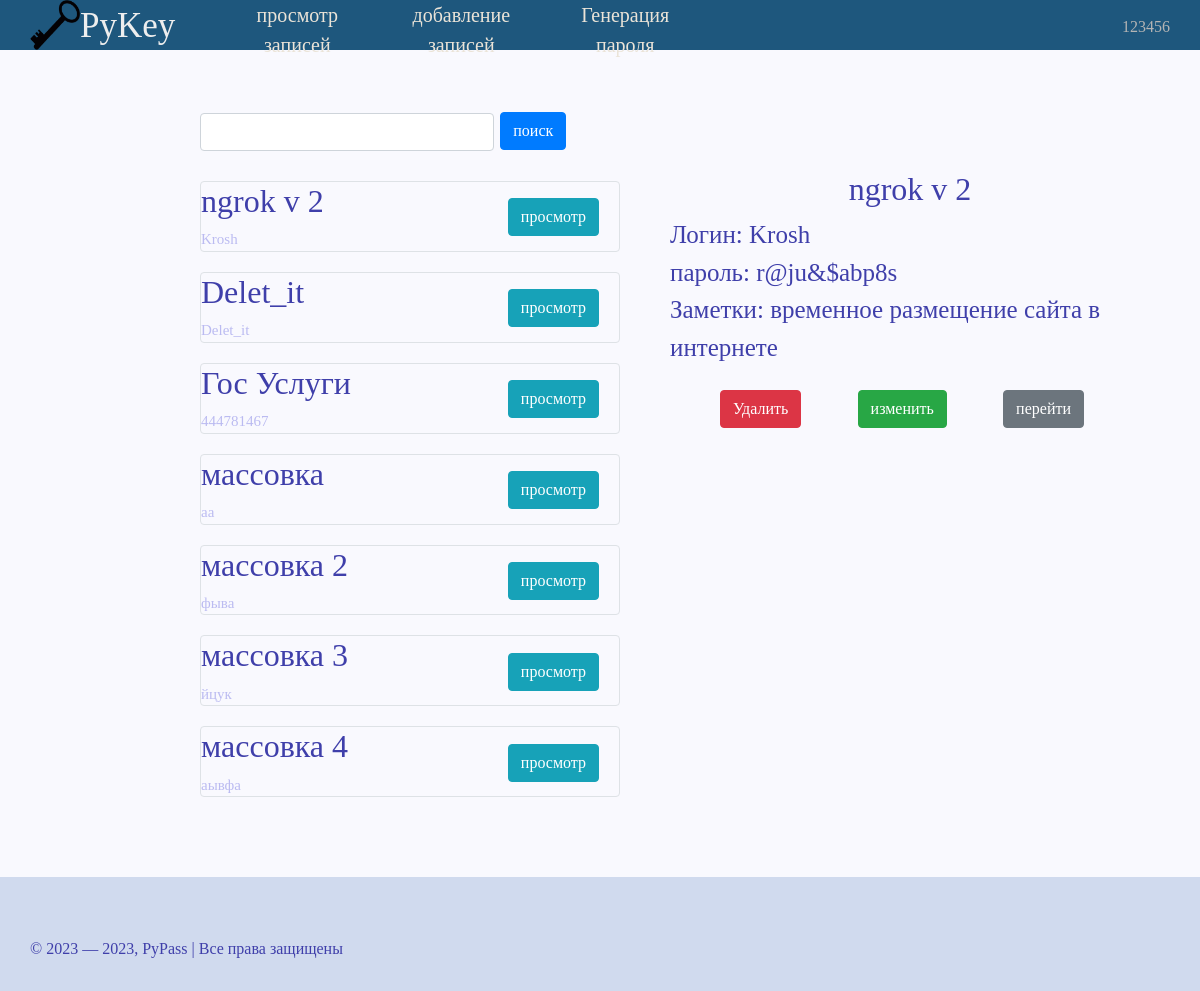
Screenshot of /View_list_withinfo/2 (signed in) with the database file from the repository.
### data/user.py (models this page shows, shortened)
class User(SqlAlchemyBase, UserMixin):
    __tablename__ = 'users'
    id = sqlalchemy.Column(sqlalchemy.Integer,
                           primary_key=True, autoincrement=True)
    name = sqlalchemy.Column(sqlalchemy.String, nullable=True)
    email = sqlalchemy.Column(sqlalchemy.String,
                              index=True, unique=True, nullable=True)
    password = sqlalchemy.Column(sqlalchemy.String, nullable=True)
    reset_code = sqlalchemy.Column(sqlalchemy.String, nullable=True)

### data/passwords.py (models this page shows, shortened)
class Passwords(SqlAlchemyBase):
    __tablename__ = 'password'
    id = sqlalchemy.Column(sqlalchemy.Integer,
                           primary_key=True, autoincrement=True)
    user_id = sqlalchemy.Column(sqlalchemy.Integer,
                                sqlalchemy.ForeignKey("users.id"))
    title = sqlalchemy.Column(sqlalchemy.String)
    login = sqlalchemy.Column(sqlalchemy.String)
    password = sqlalchemy.Column(sqlalchemy.String)
    site = sqlalchemy.Column(sqlalchemy.String)
    note = sqlalchemy.Column(sqlalchemy.String, nullable=True)

### server.py (the view)
@app.route('/View_list_withinfo/<int:id>', methods=['GET', 'POST'])
def View_list_withinfo(id):
    form = ViewInfo()
    db_sess = db_session.create_session()
    password = db_sess.query(Passwords).filter(Passwords.user_id == current_user.id)
    show_info = db_sess.query(Passwords).filter(Passwords.id == id).first()
    show_pass = fernet.decrypt(show_info.password).decode()
    if form.validate_on_submit():
        text = form.search_field.data
        password = list(db_sess.query(Passwords).filter((Passwords.user_id == current_user.id),
                                                        (Passwords.title.like(f'%{text.lower()}%')) |
                                                        (Passwords.title.like(f'%{text.upper()}%'))))
    empty_list = empty_check(list(password))
    return render_template('View_list.html', password=password, form=form, title='!!!!',
                           show_info=show_info, empty_list=empty_list, show_pass=show_pass)

### forms.py
class ViewInfo(FlaskForm):
    search_field = StringField(validators=[DataRequired()])
    search = SubmitField('поиск')
    show_info_button = SubmitField('просмотр')

### data/db_session.py (called while the page is built)
def create_session() -> Session:
    global __factory
    return __factory()

### server.py (called while the page is built)
@login_manager.user_loader
def load_user(user_id):
    db_sess = db_session.create_session()
    return db_sess.query(User).get(user_id)

### work_func.py (called while the page is built)
def empty_check(some_list):
    if some_list:
        return True
    else:
        return False

### templates/View_list.html (shortened to what this page needs)
{% extends "base.html" %}
{% block content %}
<form action="" method="post" novalidate>
	<div class="conteriner_view">
		<div class="container_right">
			<div class="search_place"><div class="give_place_to_buttton">{{ form.search_field(class="form-control") }}</div>
			{{ form.search(type="submit", class="btn btn-primary") }}</div>
			{% if empty_list %}
				{% for item in password%}
					<div class="box col-md6 border rounded">
						<h2>{{ item.title }}</h2>
						<span class="small_text">{{ item.login }}</span>
						<a href="{{ url_for('View_list_withinfo', id=item.id) }}" class="btn btn-info" id="show_info_button">просмотр</a>
					</div>
				{% endfor %}
			{% else %}
				<h2> Ничего не найдено </h2>
			{% endif %}
		</div>
		{% if show_info %}
		<div class="show_container">
				<div class="information_title">
					<h2 class="info">{{ show_info.title }}</h2>
				</div>
				<div class="size-control">
					<span class="info yes_wrap">Логин: {{ show_info.login }}</span></br>
				</div>
				<span class="info">пароль: {{ show_pass }}</span></br>
				{% if show_info.note %}
				<div class="size-control">
					<span class="info yes_wrap">Заметки: {{ show_info.note }}</span></br>
				</div>
				{% endif %}
				<a href="{{ url_for('delete_info', id=show_info.id) }}" class="btn btn-danger" id="delete_button">Удалить</a>
				<a href="{{ url_for('change_info', id=show_info.id) }}" class="btn btn-success" id="delete_button">изменить</a>
				{% if show_info.site %}
					<a href="{{ show_info.site }}" class="btn btn-secondary" id="delete_button">перейти</a>
				{% endif %}
		</div>
		{% endif %}
	</div>
</form>
{% endblock %}

### templates/base.html (shortened to what this page needs)
<!DOCTYPE html>
<html lang="ru">
<head>
	<link rel="stylesheet" href="https://maxcdn.bootstrapcdn.com/bootstrap/4.0.0/css/bootstrap.min.css">
	<link rel="stylesheet" type="text/css" href="{{ url_for('static', filename='css/mainstyle.css') }}">
</head>
<body>
	<div class="header">
		<div class="logo">
			<a href="{{ url_for('index') }}"><img class="logotip" src="{{ url_for('static', filename='data/key.png') }}" alt="logo"></a>
			<span class="smallintrodaction">PyKey</span>
			<div class="menu">
				{% if current_user.is_authenticated %}
					<ul>
						<li><a href="{{ url_for('View_list') }}">просмотр записей</a></li>
						<li><a href="{{ url_for('Adding_info') }}">добавление записей</a></li>
						<li><a href="{{ url_for('create_pass') }}">Генерация пароля</a></li>
					</ul>
				{% else %}
					<ul>
						<li><a href="{{ url_for('create_pass') }}">Генерация пароля</a></li>
					</ul>
				{% endif %}
				<div class="profile">
					{% if current_user.is_authenticated %}
						<a href="{{ url_for('profile') }}" class="login">{{ current_user.name }}</a>
					{% else %}
						<a href="{{ url_for('login') }}" class="login">Авторизаяция</a>
						<a href="{{ url_for('regist') }}" class="regist">регистрация</a>
					{% endif %}
				</div>
			</div>
		</div>
	</div>
	<div class="container_box">
    		{% block content %}{% endblock %}
	</div>
	<div class="footer">
		<div class="footer-text">© 2023 — 2023, PyPass | Все права защищены</div>
	</div>
</body>
</html>

### static/css/mainstyle.css (style rules this page uses)
html { height: 100%; }
body { font-family: fantasy; margin: 0; padding: 0; color: #3F3FAA; display: flex; flex-direction: column; height: 100%; background-color: #F9F9FE; }
.header { background-color: #1E577D; text-align: left; color:#EEE; flex: 0 0 auto; }
.logo { max-height: 50px; margin: 0px 30px; display:flex; }
.logotip { width: 50px; height: 50px; }
.smallintrodaction { font-size: 35px; height: 50px; cursor: default; color: FFF; }
.profile { position: absolute; margin: 15px; 15px; right: 0px; top: 0px; }
.login { margin: 15px; 15px; text-decoration: none; color: #B4B4B4; }
.menu ul li { list-style: none; float: left; text-align: center; }
.menu ul li a { color:#EBE4D8; margin-left: 10px; margin-right: 10px; display: inline-block; text-decoration: none; width: 12vw; font-size: 20px; height: 50px; cursor: pointer; }
.container_box { flex: 1 0 auto; font-size: 25px; margin: 60px; margin-left: 200px; margin-right: 200px; }
.conteriner_view { display:flex; }
.container_right { display:inline-block; min-width: 35vw; }
.show_container { margin: 50px; display:inline-block; flex: 1 0 auto; }
.size-control { max-width: 40vw; white-space: normal; }
.info.yes_wrap { white-space: normal; }
.info { margin-top: 10px; }
.information_title { width: auto; text-align: center; }
.give_place_to_buttton { display: inline-block; width: 70%; }
.search_place { margin-bottom: 30px; }
.small_text { font-size: 15px; color: #BBBBF1; }
.box { font-size: 15px; margin-top: 20px; margin-bottom: 20px; }
#show_info_button { margin-top: -30px; margin-right:20px; float: right; }
#delete_button { margin-left: 50px; margin-top: 24px; }
.footer { position: relative; flex: 0 0 auto; width: 100%; background-color: #D0DAEE; }
.footer-text { margin: 30px; margin-top: 60px; }

### rows the page displays
User: name "123456"
Passwords: title "ngrok v 2", login "Krosh", note "временное размещение сайта в интернете"
Passwords: title "Delet_it", login "Delet_it"
Passwords: title "Гос Услуги", login "444781467"
Passwords: title "массовка", login "аа"
Passwords: title "массовка 2", login "фыва"
Passwords: title "массовка 3", login "йцук"
Passwords: title "массовка 4", login "аывфа"

### other values shown
{{ show_pass }} "r@ju&$abp8s"
